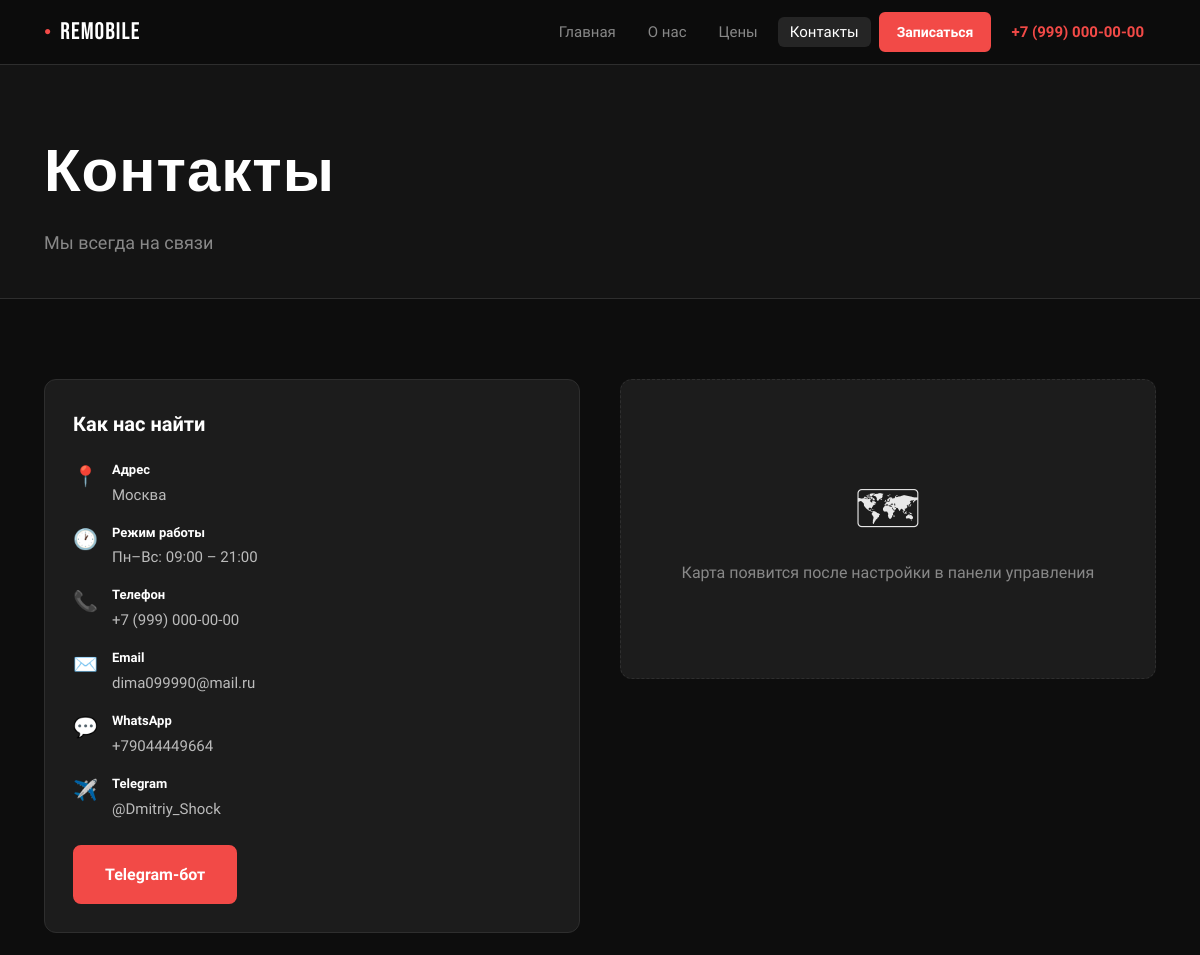
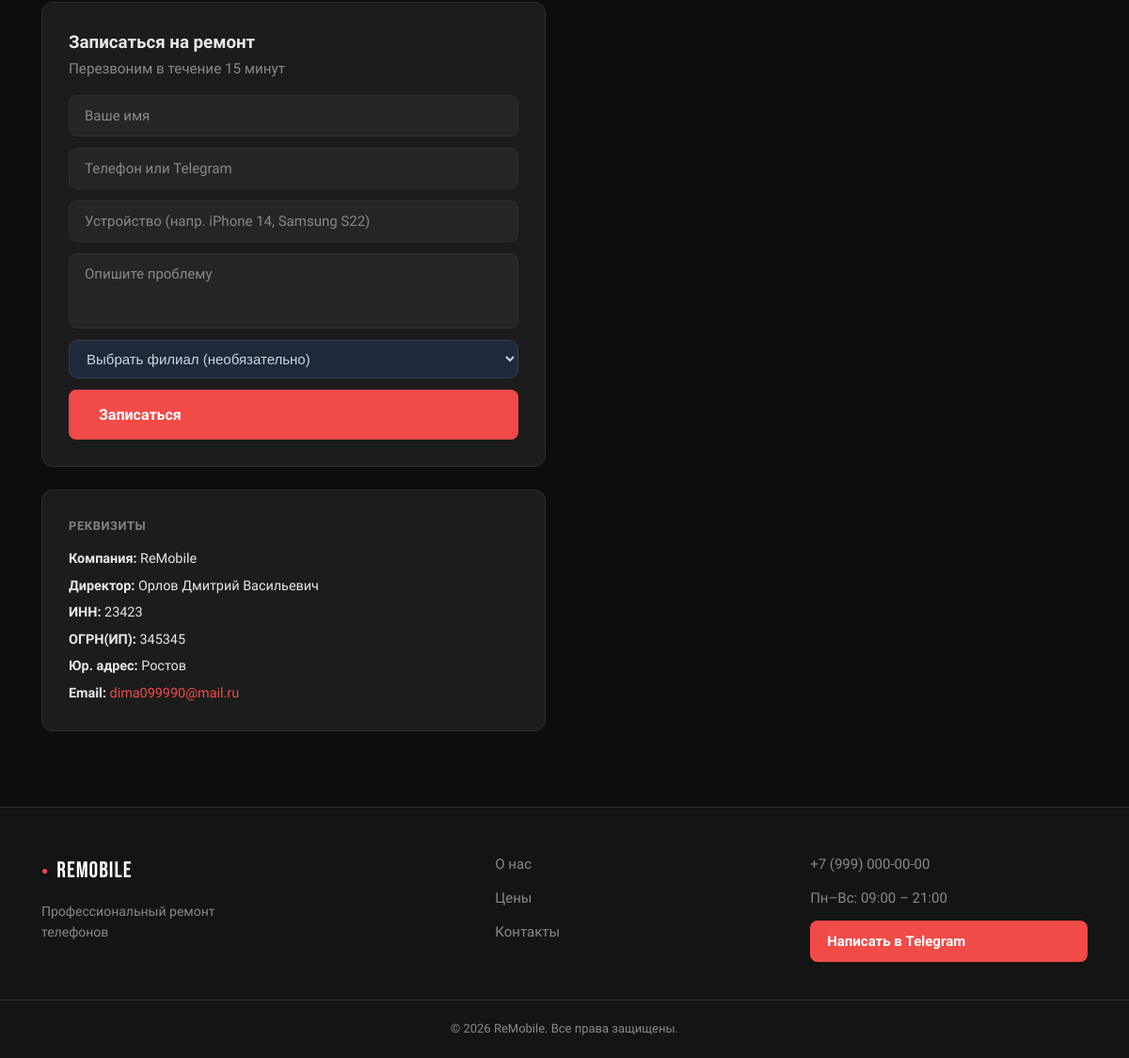
Before: /contacts/ with the older database file (2 pictures, top to bottom).
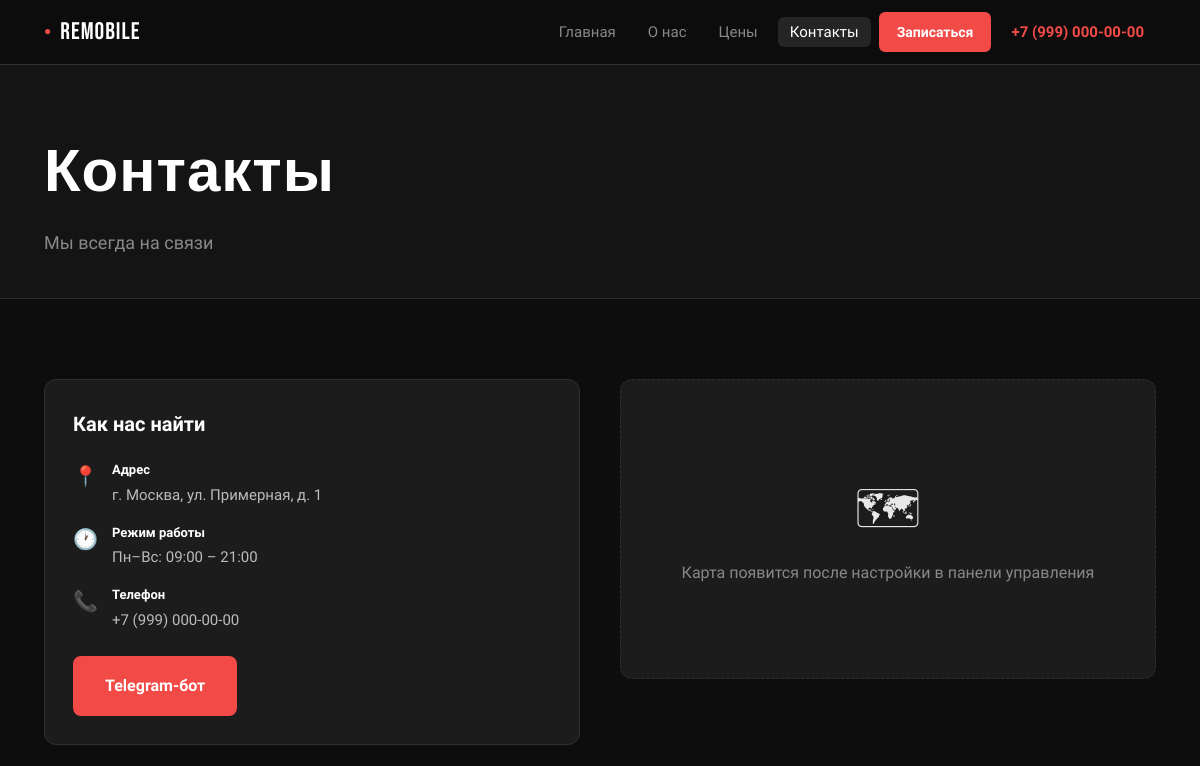
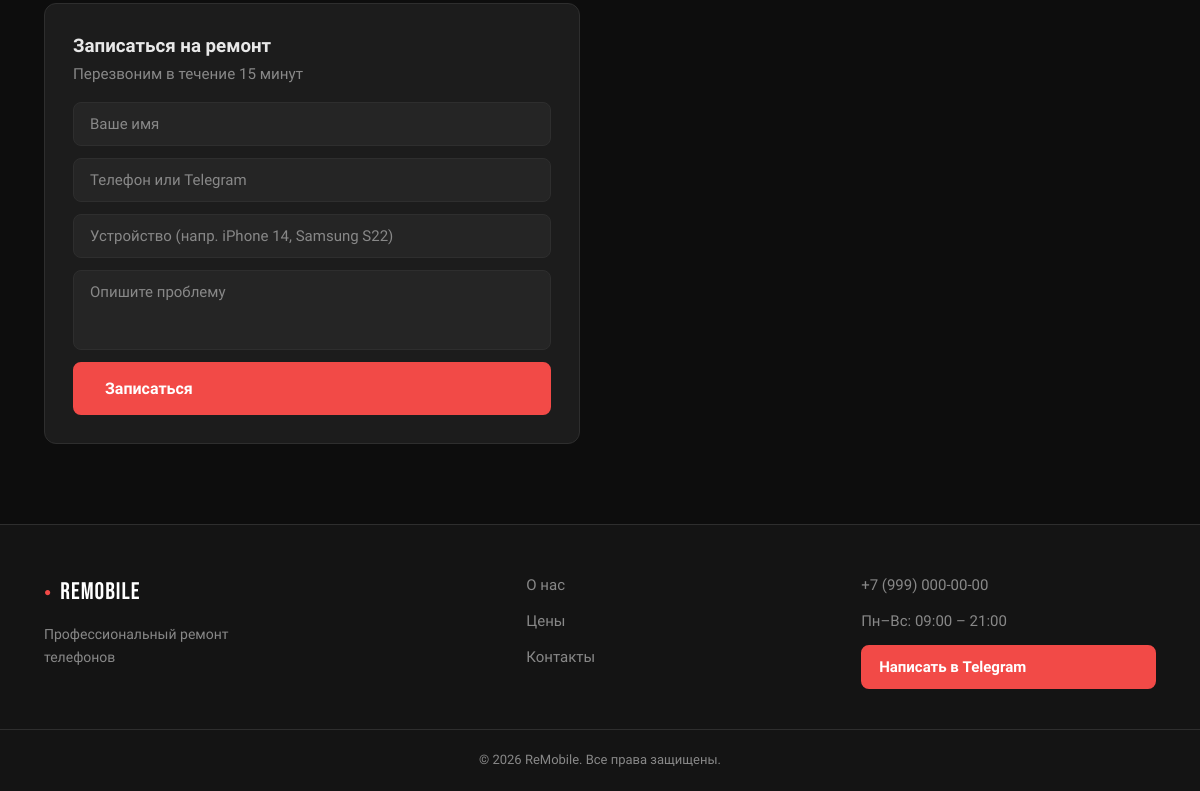
After: the same page with the newer database file (2 pictures, top to bottom).
### core/models.py (models this page shows, shortened)
class SiteSettings(models.Model):
    company_name = models.CharField("Название компании", max_length=100, default="Kayros")
    tagline = models.CharField("Подзаголовок", max_length=200, default="Профессиональный ремонт телефонов")
    phone = models.CharField("Телефон", max_length=30, default="+7 (999) 000-00-00")
    address = models.CharField("Адрес", max_length=300, default="г. Москва, ул. Примерная, д. 1")
    working_hours = models.CharField("Часы работы", max_length=100, default="Пн–Вс: 09:00 – 21:00")
    telegram_bot_link = models.URLField("Ссылка на Telegram-бот", default="https://t.me/your_bot")
    telegram_channel = models.URLField("Telegram-канал", blank=True)
    about_text = models.TextField("О нас (краткое)", default="Мы занимаемся ремонтом телефонов с 2015 года.")
    about_full_text = models.TextField("О нас (полное)", blank=True)
    yandex_map_embed = models.TextField("Код встраивания Яндекс.Карты", blank=True)
    google_map_embed = models.TextField("Код встраивания Google Maps", blank=True)
    warranty_days = models.PositiveIntegerField("Гарантия (дней)", default=90)
    inn = models.CharField("ИНН", max_length=20, blank=True)
    kpp = models.CharField("КПП", max_length=20, blank=True)
    ogrn = models.CharField("ОГРН / ОГРНИП", max_length=20, blank=True)
    director_name = models.CharField("ФИО директора", max_length=200, blank=True)
    email = models.EmailField("Email", blank=True)
    website = models.URLField("Сайт", blank=True)
    telegram = models.CharField("Telegram", max_length=100, blank=True)
    whatsapp = models.CharField("WhatsApp", max_length=50, blank=True)
    legal_address = models.TextField("Юридический адрес", blank=True)
    actual_address = models.TextField("Фактический адрес", blank=True)
    bank_name = models.CharField("Банк", max_length=200, blank=True)
    bik = models.CharField("БИК", max_length=20, blank=True)
    account_number = models.CharField("Расчётный счёт", max_length=30, blank=True)
    corr_account = models.CharField("Корр. счёт", max_length=30, blank=True)
    logo = models.ImageField("Логотип", upload_to='settings/', blank=True, null=True)
    stamp = models.ImageField("Печать", upload_to='settings/', blank=True, null=True)
    bot_token = models.CharField("Токен Telegram-бота", max_length=200, blank=True)
    bot_deepseek_key = models.CharField("Groq API Key", max_length=200, blank=True)
    bot_prompt = models.TextField(
        "Системный промпт бота",
        blank=True,
        default="Ты помощник сервисного центра по ремонту телефонов. Отвечай вежливо и кратко. Помогай клиентам узнать цены и записаться на ремонт."
    )
    class Meta:
        verbose_name = "Настройки сайта"
        verbose_name_plural = "Настройки сайта"
    @classmethod
    def get(cls):
        obj, _ = cls.objects.get_or_create(pk=1)
        return obj

### core/views.py (the view)
# urls.py: path('contacts/', views.contacts, name='contacts'),
def contacts(request):
    branches = Branch.objects.filter(is_active=True)
    return render(request, 'core/contacts.html', {'branches': branches})

### core/context_processors.py (called while the page is built, shortened)
def site_settings(request):
    return {'site': SiteSettings.get()}

def crm_context(request):
    if not request.user.is_authenticated or not request.path.startswith('/crm/'):
        return {}

### templates/core/contacts.html (shortened to what the changed rows need)
{% extends 'core/base.html' %}
{% block content %}
<section class="page-hero">
  <div class="container">
    <h1>Контакты</h1>
  </div>
</section>
<section class="section">
  <div class="container contacts-grid">
    <div>
      <div class="contact-block card">
        <div class="contact-list">
          <div class="contact-item">
            <div><strong>Адрес</strong><p>{{ site.actual_address|default:site.address }}</p></div>
          </div>
          <div class="contact-item">
            <div><strong>Режим работы</strong><p>{{ site.working_hours }}</p></div>
          </div>
          <div class="contact-item">
            <div><strong>Телефон</strong><p><a href="tel:{{ site.phone }}">{{ site.phone }}</a></p></div>
          </div>
          {% if site.email %}
          <div class="contact-item">
            <span>✉️</span>
            <div><strong>Email</strong><p><a href="mailto:{{ site.email }}">{{ site.email }}</a></p></div>
          </div>
          {% endif %}
          {% if site.whatsapp %}
          <div class="contact-item">
            <span>💬</span>
            <div><strong>WhatsApp</strong><p>{{ site.whatsapp }}</p></div>
          </div>
          {% endif %}
          {% if site.telegram %}
          <div class="contact-item">
            <span>✈️</span>
            <div><strong>Telegram</strong><p>{{ site.telegram }}</p></div>
          </div>
          {% endif %}
        </div>
      </div>
      <div class="card" id="booking-form" style="margin-top:1.5rem">
        <form action="{% url 'contact_request' %}" method="post" class="contact-form">
          <input type="text" name="name" placeholder="Ваше имя" required>
          <input type="text" name="phone" placeholder="Телефон или Telegram" required>
          <input type="text" name="device" placeholder="Устройство (напр. iPhone 14, Samsung S22)">
          <textarea name="message" placeholder="Опишите проблему" rows="3"></textarea>
          {% if branches %}
          <select name="branch_id" style="width:100%;padding:10px 14px;border-radius:10px;background:#1e293b;border:1px solid #334155;color:#cbd5e1;font-size:15px;">
            <option value="">Выбрать филиал (необязательно)</option>
          </select>
          {% endif %}
          <button type="submit" class="btn btn-lg" style="width:100%">Записаться</button>
        </form>
      </div>
      {% if site.inn or site.ogrn %}
      <div class="card" style="margin-top:1.5rem;font-size:.9rem">
        <h4 style="font-size:.8rem;text-transform:uppercase;letter-spacing:.05em;margin-bottom:.75rem;opacity:.5">Реквизиты</h4>
        <div style="display:grid;gap:.35rem">
          {% if site.company_name %}<div><strong>Компания:</strong> {{ site.company_name }}</div>{% endif %}
          {% if site.director_name %}<div><strong>Директор:</strong> {{ site.director_name }}</div>{% endif %}
          {% if site.inn %}<div><strong>ИНН:</strong> {{ site.inn }}</div>{% endif %}
          {% if site.ogrn %}<div><strong>ОГРН(ИП):</strong> {{ site.ogrn }}</div>{% endif %}
          {% if site.legal_address %}<div><strong>Юр. адрес:</strong> {{ site.legal_address }}</div>{% endif %}
          {% if site.email %}<div><strong>Email:</strong> <a href="mailto:{{ site.email }}">{{ site.email }}</a></div>{% endif %}
        </div>
      </div>
      {% endif %}
    </div>
  </div>
</section>
{% endblock %}

### templates/core/base.html (shortened to what this page needs)
{% load static %}
<!DOCTYPE html>
<html lang="ru">
<head>
  <link rel="stylesheet" href="{% static 'core/css/style.css' %}">
</head>
<body>
<nav class="navbar">
  <div class="container nav-inner">
    <a href="{% url 'home' %}" class="logo">
      <span class="logo-mark">●</span>{{ site.company_name }}
    </a>
    <ul class="nav-links" id="navLinks">
      <li><a href="{% url 'home' %}" {% if request.resolver_match.url_name == 'home' %}class="active"{% endif %}>Главная</a></li>
      <li><a href="{% url 'about' %}" {% if request.resolver_match.url_name == 'about' %}class="active"{% endif %}>О нас</a></li>
      <li><a href="{% url 'prices' %}" {% if request.resolver_match.url_name == 'prices' %}class="active"{% endif %}>Цены</a></li>
      <li><a href="{% url 'contacts' %}" {% if request.resolver_match.url_name == 'contacts' %}class="active"{% endif %}>Контакты</a></li>
      <li><a href="{% url 'contacts' %}#booking-form" class="btn btn-sm" style="padding:.4rem 1rem">Записаться</a></li>
      <li><a href="tel:{{ site.phone }}" class="nav-phone">{{ site.phone }}</a></li>
    </ul>
  </div>
</nav>
{% block content %}{% endblock %}
<footer class="footer">
  <div class="container footer-inner">
    <div class="footer-brand">
      <a href="{% url 'home' %}" class="logo"><span class="logo-mark">●</span>{{ site.company_name }}</a>
      <p>{{ site.tagline }}</p>
    </div>
    <div class="footer-links">
      <a href="{% url 'about' %}">О нас</a>
      <a href="{% url 'prices' %}">Цены</a>
      <a href="{% url 'contacts' %}">Контакты</a>
    </div>
    <div class="footer-contacts">
      <a href="tel:{{ site.phone }}">{{ site.phone }}</a>
      <span>{{ site.working_hours }}</span>
      <a href="{{ site.telegram_bot_link }}" target="_blank" class="btn btn-sm">Написать в Telegram</a>
    </div>
  </div>
  <div class="footer-bottom">
    <p>© {% now "Y" %} {{ site.company_name }}. Все права защищены.</p>
  </div>
</footer>
</body>
</html>

Changed rows visible on the page:
changed SiteSettings "ReMobile": actual_address "Москва" → "г. Москва, ул. Примерная, д. 1"; email "dima099990@mail.ru" → (not shown); whatsapp "+79044449664" → (not shown); telegram "@Dmitriy_Shock" → (not shown); company_name "ReMobile" → (not shown); director_name "Орлов Дмитрий Васильевич" → (not shown); inn "23423" → (not shown); ogrn "345345" → (not shown); legal_address "Ростов" → (not shown)
Other visible differences:
form field branch_id: "Выбрать филиал (необязательно)" → (not shown)
text no longer shown: "✉️ Email 💬 WhatsApp ✈️ Telegram РЕКВИЗИТЫ Компания: Директор: ИНН: ОГРН(ИП): Юр. адрес: Email:"
